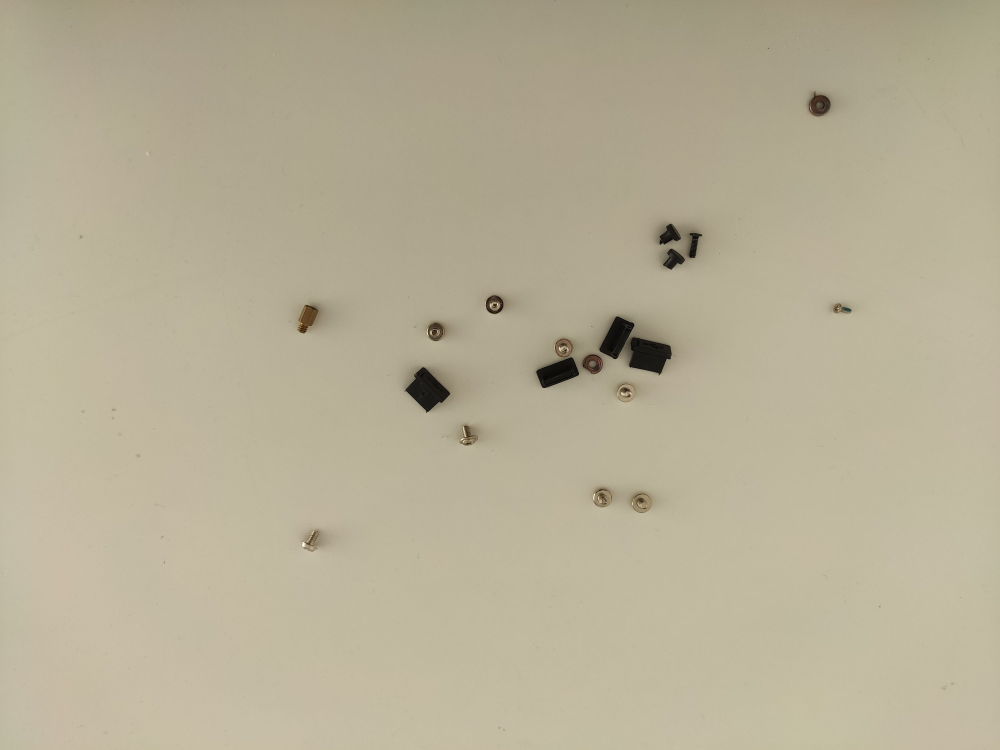
#> input picture imgs/img1.jpg, 4000 x 3000 px (shown at 1/4 size)
$ python -i alg.py   (imports and definitions only)
#> lines starting #> are read from the running program, lines starting #| are printed output that depends on the picture; after the words box and inside, x2 and y2 are one past the last pixel; in counts of white or black regions, pixels touching at a corner belong together
#> further down, picture is the input picture: shape (3000, 4000, 3); mean B, G, R 150.7, 175, 182.9
#!/usr/bin/python3

import sys
import cv2 as cv
import numpy as np
import os

def preprocessing(img):
    img_prep = np.full_like(img, 0)
    cv.intensity_transform.gammaCorrection(img, img_prep, 1)

    img_prep = bluring(img_prep)
    img_prep = sharpening(img_prep)

    # [7 lines of commented-out code are left out]

    return img_prep

def bluring(img):
    img_blur = cv.medianBlur(img, 3)
    img_blur = cv.blur(img_blur, (3, 3))
    return img_blur

def sharpening(img):
    kernel = np.array([[0, -1, 0], [-1, 5, -1], [0, -1, 0]])
    # kernel = np.array([[-1, -1, -1], [-1, 9, -1], [-1, -1, -1]])
    # kernel = np.array([[-2, -1, 0], [-1, 1, 1], [0, 1, 2]])
    img_sharp = cv.filter2D(img, -1, kernel)
    return img_sharp

def threshold(hsv_img, s_level=23, v_level=96):
    h, s, v = cv.split(hsv_img)

    _, s_thresh = cv.threshold(s, s_level, 255, cv.THRESH_BINARY)
    # _, v_thresh = cv.threshold(v, 109, 255, cv.THRESH_BINARY_INV)
    _, v_thresh = cv.threshold(v, v_level, 255, cv.THRESH_BINARY_INV)

    return s_thresh, v_thresh

def opening_closing(img):
    kernel = cv.getStructuringElement(cv.MORPH_ELLIPSE, (2, 2))
    img_opened = cv.morphologyEx(img, cv.MORPH_OPEN, kernel)

    kernel = cv.getStructuringElement(cv.MORPH_ELLIPSE, (16, 16))
    # kernel = cv.getStructuringElement(cv.MORPH_ELLIPSE, (8, 8))
    img_final = cv.morphologyEx(img_opened, cv.MORPH_CLOSE, kernel)

    return img_final

# [8 lines left out: function closing_opening, not called in this run]

def full_detect_and_count(img, s_level=23, v_level=96, area_tol=500):
    # Preprocessing
    img_prep = preprocessing(img)

    # Convert BGR -> HSV
    hsv_img = cv.cvtColor(img_prep, cv.COLOR_BGR2HSV)
#> hsv_img: shape (3000, 4000, 3); mean H, S, V 22.6, 45.3, 182.9
    h, s, v = cv.split(hsv_img)
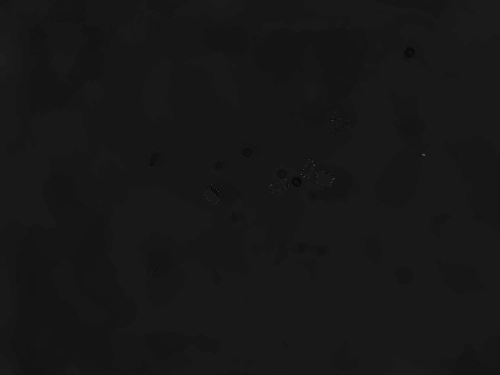
#> h: shape (3000, 4000) (shown at 1/8 size); min 0, max 178, mean 22.6
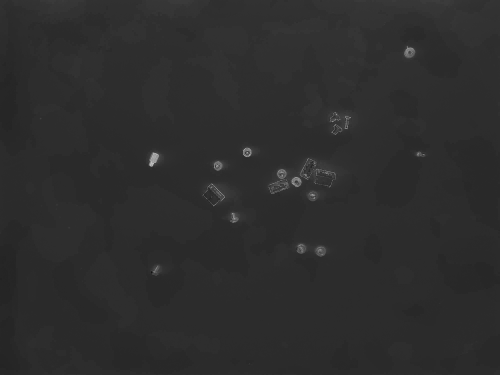
#> s: shape (3000, 4000) (shown at 1/8 size); min 0, max 255, mean 45.3
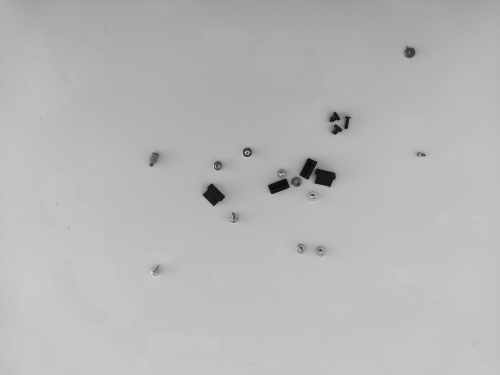
#> v: shape (3000, 4000) (shown at 1/8 size); min 0, max 255, mean 182.9

    # Threshold S and V
    s_thresh, v_thresh = threshold(hsv_img, s_level=s_level, v_level=v_level)
#> in threshold, `_, s_thresh = cv.threshold(s, s_level, 255, cv.THRESH_BINARY)`:
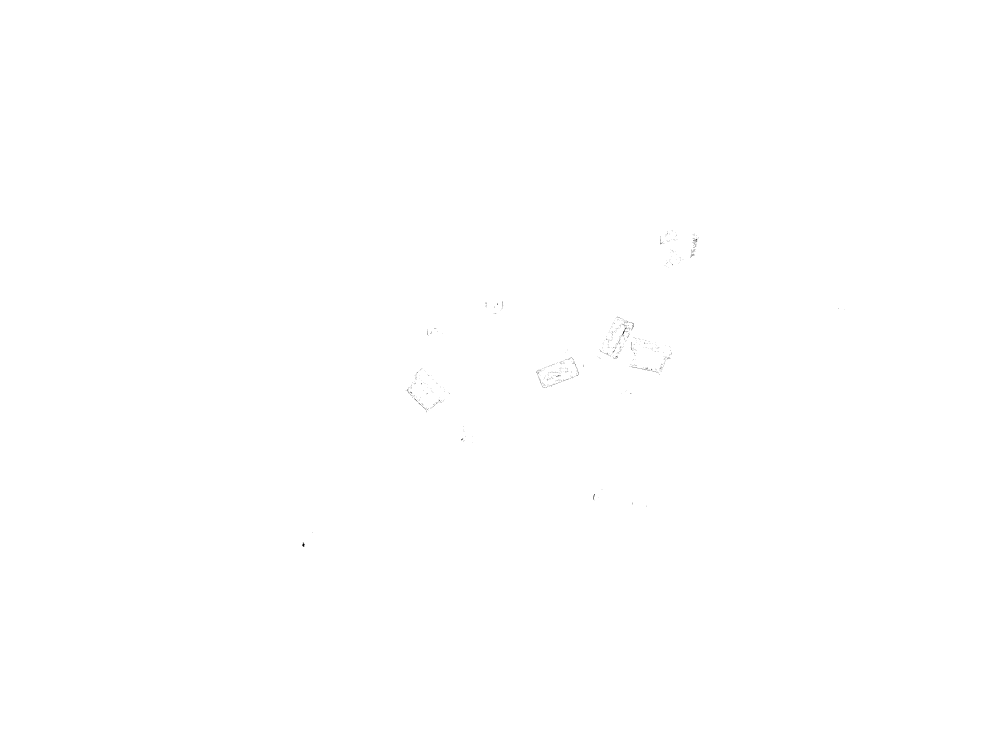
#> s_thresh: shape (3000, 4000) (shown at 1/4 size); 100% white; black in thin lines or dots, all inside (x1, y1, x2, y2) = (1209, 920, 3379, 2187)

    # AND S and V
    sv_thresh = cv.bitwise_and(s_thresh, v_thresh)
#> sv_thresh: shape (3000, 4000); 0.76% white; 160 white regions (113 under 20 px), largest, box (x1, y1, x2, y2) and area: (2499, 1349, 2687, 1502) 18324, (1619, 1469, 1800, 1651) 16312, (2397, 1266, 2538, 1437) 12207

    # OR S and V
    # sv_thresh = cv.bitwise_or(s_thresh, v_thresh)

    # Erode
    # kernel = np.ones((3, 3), np.uint8)
    # sv_thresh = cv.erode(sv_thresh, kernel)

    # Opening / Closing
    sv_thresh_final = opening_closing(sv_thresh)
#> in opening_closing, `img_final = cv.morphologyEx(img_opened, cv.MORPH_CLOSE, kernel)`:
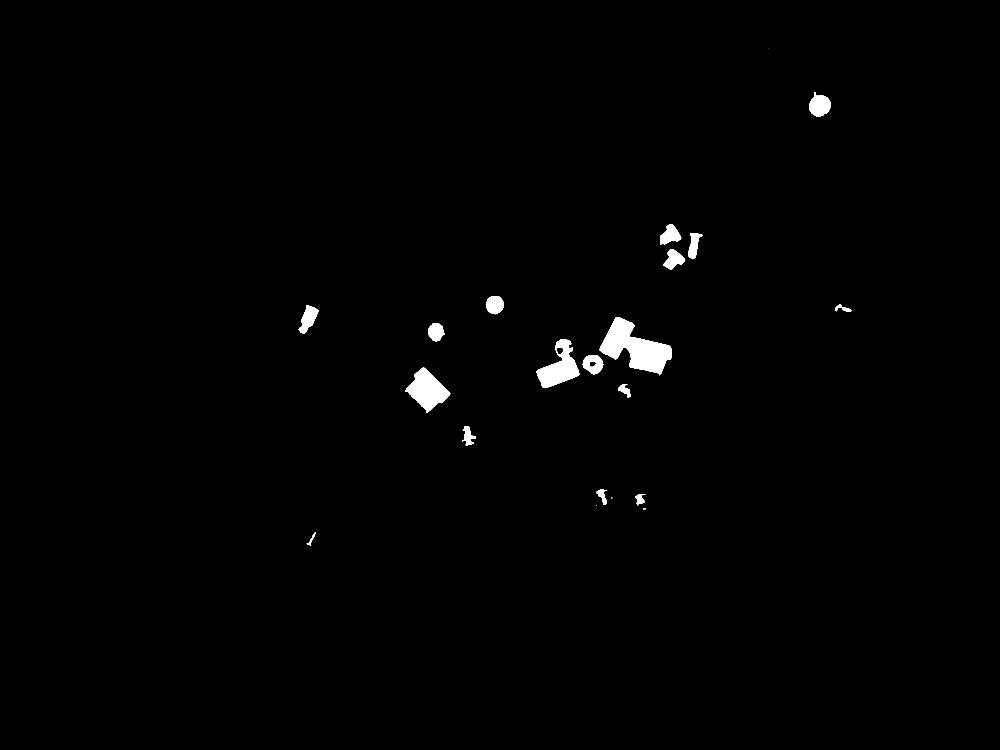
#> img_final: shape (3000, 4000) (shown at 1/4 size); 0.87% white; 21 white regions (3 under 20 px)

    # Closing / Opening
    # sv_thresh_final = closing_opening(sv_thresh)

    # Extract BLOBs
    contours, hierarchy = cv.findContours(sv_thresh_final, cv.RETR_EXTERNAL, cv.CHAIN_APPROX_SIMPLE)
#> contours = 21 contours, 4 with area under 20; largest, box (x1, y1, x2, y2) and area: (2399, 1268, 2688, 1502) 31412, (1621, 1471, 1801, 1651) 16353, (2147, 1357, 2318, 1553) 16171, (3237, 368, 3324, 466) 5582, (2331, 1420, 2413, 1498) 4575
    cv.drawContours(img, contours, -1, (0, 0, 255), 3)

    cntLen = 0
    for cnt in contours:
        if cv.contourArea(cnt) > area_tol:
            cv.drawContours(img, [cnt], -1, (255, 0, 0), 3)
            cntLen += 1
#> this loop made 21 passes
#> cnt on passes 3, 21: [[2386, 2020], [2386, 2021], [2387, 2020]], [[3074, 195]]
#> after the loop, cntLen = 16

    return cntLen, len(contours), (img_prep, s, v, s_thresh, v_thresh, sv_thresh, sv_thresh_final)

def detect_and_count(img, s_level=23, v_level=96, area_tol=500):
    count, _, _ = full_detect_and_count(img, s_level, v_level, area_tol)
    return count

# [34 lines not run here, left out]

>>> import cv2
>>> picture = cv2.imread('../imgs/img1.jpg')
>>> result = full_detect_and_count(picture)

$ run again, on imgs/img2.jpg
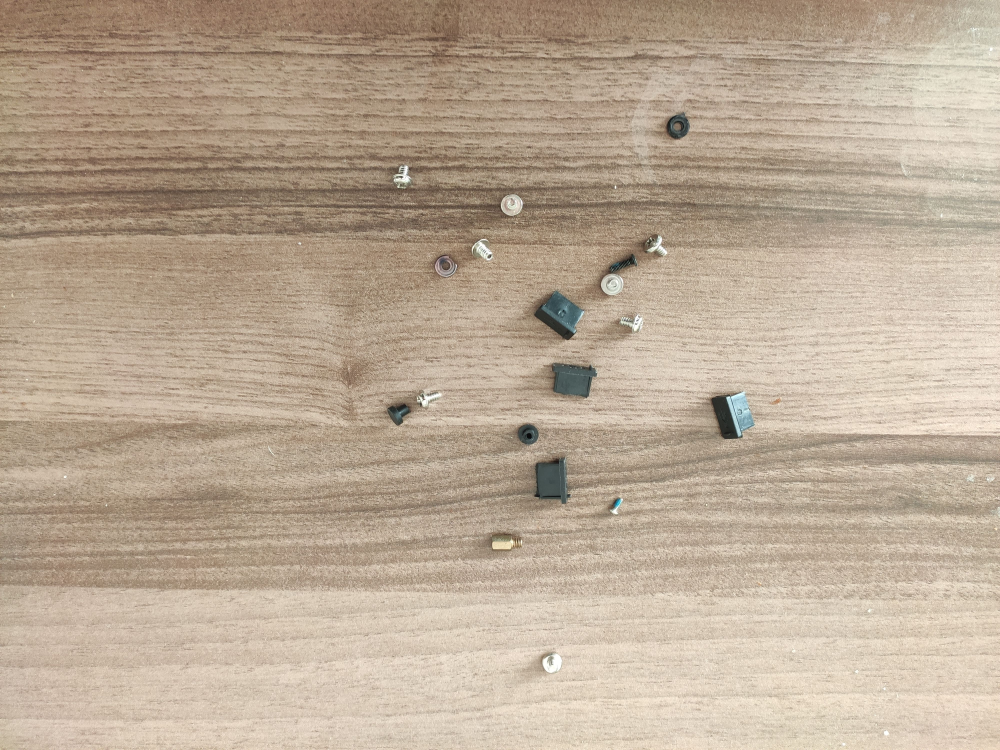
#> input picture imgs/img2.jpg, 4000 x 3000 px (shown at 1/4 size)
#> picture is the input picture: shape (3000, 4000, 3); mean B, G, R 149.9, 169.8, 187.2
#> hsv_img: shape (3000, 4000, 3); mean H, S, V 16.6, 53.4, 187.4
#> in threshold, `_, s_thresh = cv.threshold(s, s_level, 255, cv.THRESH_BINARY)`:
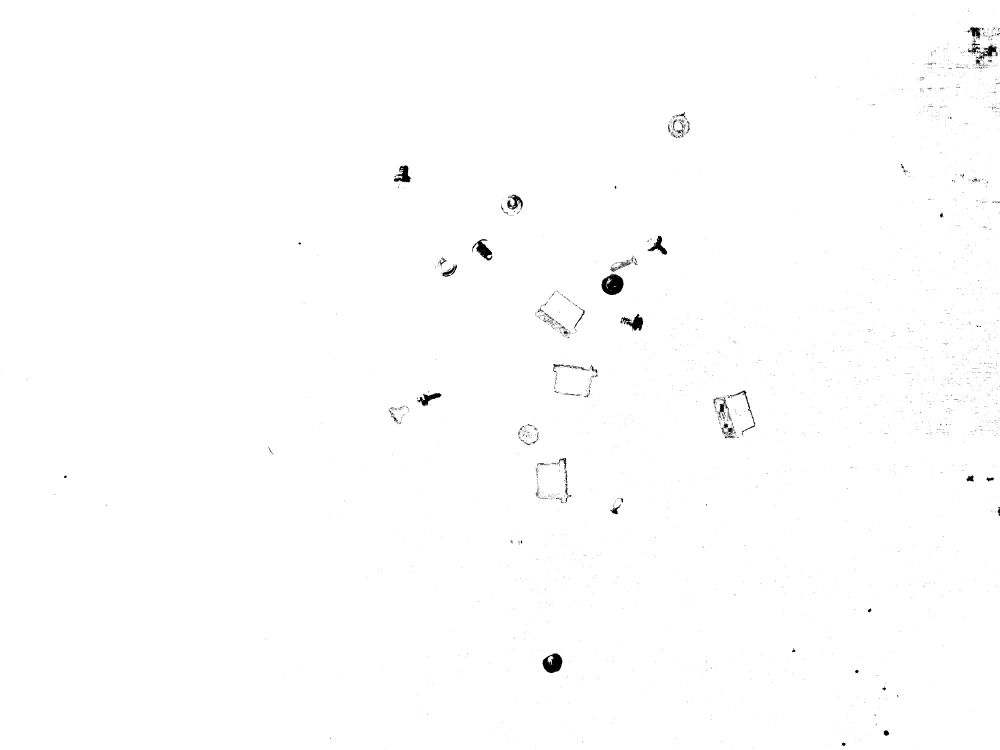
#> s_thresh: shape (3000, 4000) (shown at 1/4 size); 99.6% white; 4094 black regions (3918 under 20 px), largest, box (x1, y1, x2, y2) and area: (2405, 1095, 2494, 1181) 5255, (2170, 2614, 2250, 2692) 4176, (1888, 956, 1969, 1042) 2812
#> v_thresh: shape (3000, 4000); 0.8% white; 3097 white regions (2897 under 20 px), largest, box (x1, y1, x2, y2) and area: (2136, 1828, 2265, 2015) 17525, (2207, 1452, 2388, 1592) 15501, (2136, 1165, 2307, 1361) 11130
#> sv_thresh: shape (3000, 4000); 0.72% white; 3199 white regions (2996 under 20 px), largest, box (x1, y1, x2, y2) and area: (2136, 1830, 2265, 2015) 16499, (2207, 1452, 2382, 1592) 14236, (2136, 1165, 2307, 1361) 9740
#> img_opened: shape (3000, 4000); 0.64% white; 976 white regions (797 under 20 px), largest, box (x1, y1, x2, y2) and area: (2137, 1831, 2265, 2016) 16443, (2208, 1457, 2383, 1590) 13513, (2137, 1166, 2308, 1362) 9548
#> in opening_closing, `img_final = cv.morphologyEx(img_opened, cv.MORPH_CLOSE, kernel)`:
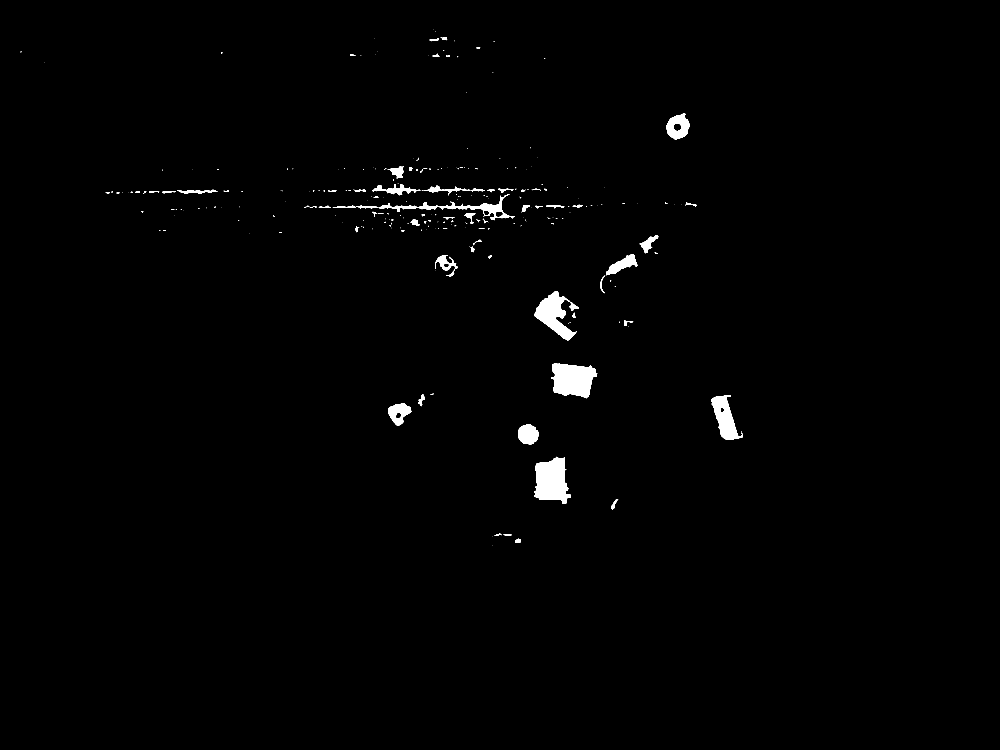
#> img_final: shape (3000, 4000) (shown at 1/4 size); 0.94% white; 255 white regions (170 under 20 px)
#> contours = 255 contours, 184 with area under 20; largest, box (x1, y1, x2, y2) and area: (2136, 1827, 2283, 2016) 18514, (2204, 1454, 2389, 1593) 18070, (2138, 1166, 2316, 1362) 14222, (2845, 1580, 2972, 1757) 10773, (1514, 778, 2060, 881) 8112
#> the loop in full_detect_and_count, `for cnt in contours:` made 255 passes
#> cnt on passes 1, 3, 4: [[1968, 2181]], [[1970, 2146]], [[2005, 2139], [2006, 2140], [2007, 2139]]
#> after the loop in full_detect_and_count, `for cnt in contours:`: cntLen = 16
